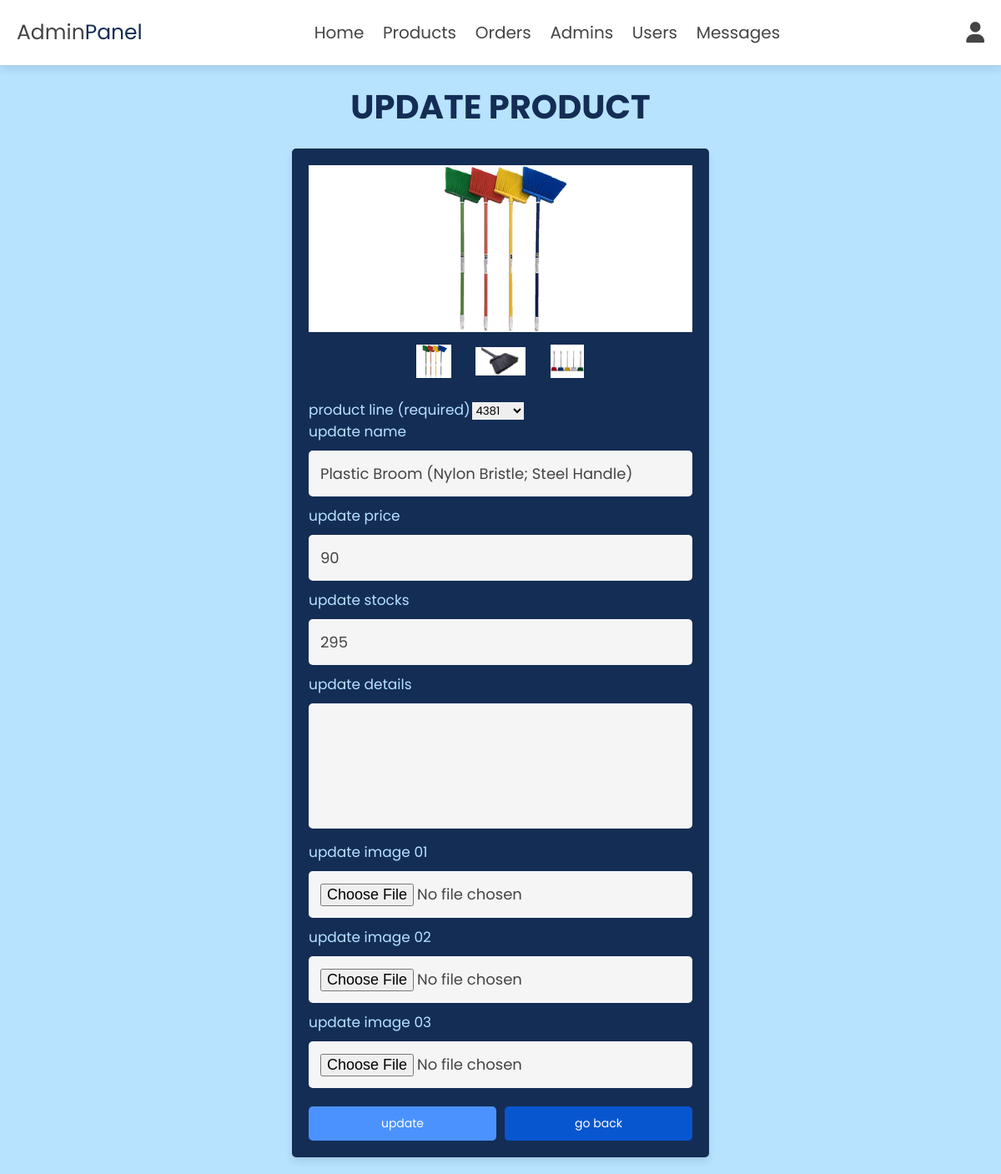
The page /admin/update_product.php?update=5188 (signed in) on the database as committed earlier.
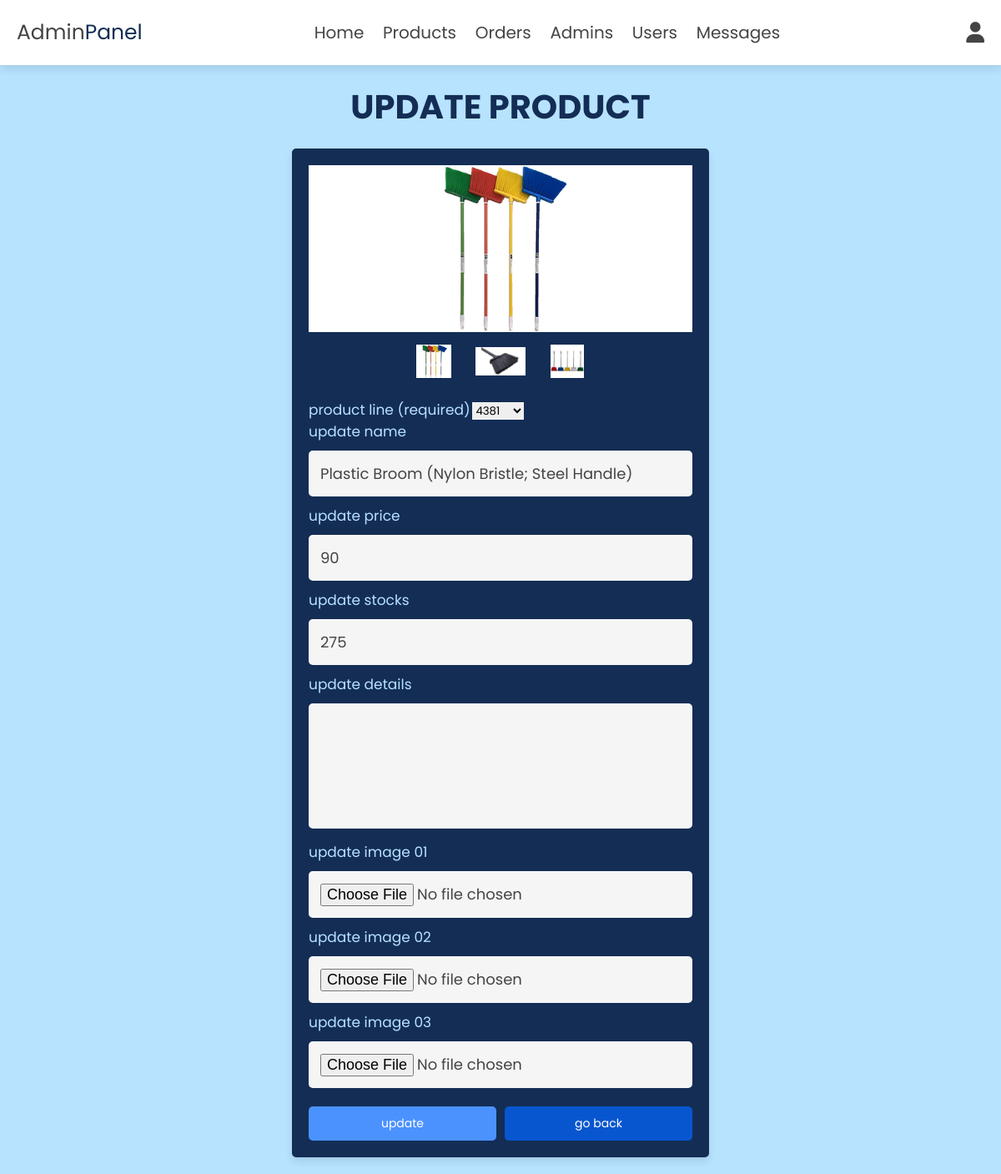
The same page on the database as committed later.
### tables this page shows
CREATE TABLE IF NOT EXISTS `products` (
  `id` int(100) NOT NULL AUTO_INCREMENT,
  `Productline_ID` int(11) NOT NULL,
  `ProductlineName` varchar(255) NOT NULL DEFAULT '',
  `name` varchar(100) NOT NULL,
  `details` varchar(500) NOT NULL,
  `price` int(10) NOT NULL,
  `image_01` varchar(100) NOT NULL,
  `image_02` varchar(100) NOT NULL,
  `image_03` varchar(100) NOT NULL,
  `product_stock` int(255) DEFAULT NULL,
  PRIMARY KEY (`id`)
);

### admin/update_product.php (the view, shortened to what this page needs)
<?php
include '../components/connect.php';
?>
<!DOCTYPE html>
<html lang="en">
<head>
   <link rel="stylesheet" href="https://cdnjs.cloudflare.com/ajax/libs/font-awesome/6.1.1/css/all.min.css">
   <link rel="stylesheet" href="../css/admin_style.css">
</head>
<body>
<?php include '../components/admin_header.php'; ?>
<section class="update-product">
   <h1 class="heading">update product</h1>
   <?php
      $update_id = $_GET['update'];
      $select_products = $conn->prepare("SELECT * FROM `products` WHERE id = ?");
      $select_products->execute([$update_id]);
      if($select_products->rowCount() > 0){
         while($fetch_products = $select_products->fetch(PDO::FETCH_ASSOC)){
   ?>
   <form action="" method="post" enctype="multipart/form-data">
      <div class="image-container">
      <div class="boxes">
         <div class="main-image">
            <img src="../uploaded_img/<?= $fetch_products['image_01']; ?>" alt="">
         </div>
         </div>
         <div class="sub-image">
            <img src="../uploaded_img/<?= $fetch_products['image_01']; ?>" alt="">
            <img src="../uploaded_img/<?= $fetch_products['image_02']; ?>" alt="">
            <img src="../uploaded_img/<?= $fetch_products['image_03']; ?>" alt="">
         </div>
      </div>
         <span>product line (required)</span>
         <select name="Productline_ID" id="sort-item" class="select" required>
               <?php
                  $select_productline = $conn->prepare("SELECT * FROM `productline`");
                  $select_productline->execute();
                  if($select_productline->rowCount() > 0){
                     while($fetch_productline = $select_productline->fetch(PDO::FETCH_ASSOC)){
                  ?>
               <option><?= $fetch_productline['Productline_ID']; ?></option>
         <?php
   }
   }
   ?>
         </select><BR>
      <span>update name</span>
      <input type="text" name="name" required class="box" maxlength="100" placeholder="enter product name" value="<?= $fetch_products['name']; ?>">
      <span>update price</span>
      <input type="number" name="price" required class="box" min="0" max="9999999999" placeholder="enter product price" onkeypress="if(this.value.length == 10) return false;" value="<?= $fetch_products['price']; ?>">
      <span>update stocks</span>
      <input type="number" class="box" required max="9999999999" placeholder="enter number of stocks" name="product_stock" value="<?= $fetch_products['product_stock']; ?>">
      <span>update details</span>
      <textarea name="details" class="box" required cols="30" rows="10"><?= $fetch_products['details']; ?></textarea>
      <span>update image 01</span>
      <input type="file" name="image_01" accept="image/jpg, image/jpeg, image/png, image/webp" class="box">
      <span>update image 02</span>
      <input type="file" name="image_02" accept="image/jpg, image/jpeg, image/png, image/webp" class="box">
      <span>update image 03</span>
      <input type="file" name="image_03" accept="image/jpg, image/jpeg, image/png, image/webp" class="box">
      <div class="flex-btn">
         <input type="submit" name="update" class="btn" value="update">
         <a href="products.php" class="option-btn">go back</a>
      </div>
   </form>
   <?php
         }
      }else{
         echo '<p class="empty">no product found!</p>';
      }
   ?>
</section>
</body>
</html>

Rows that differ between the two databases and show on the page:
changed products "Plastic Broom (Nylon Bristle; Steel Handle)": product_stock "295" → "275"
